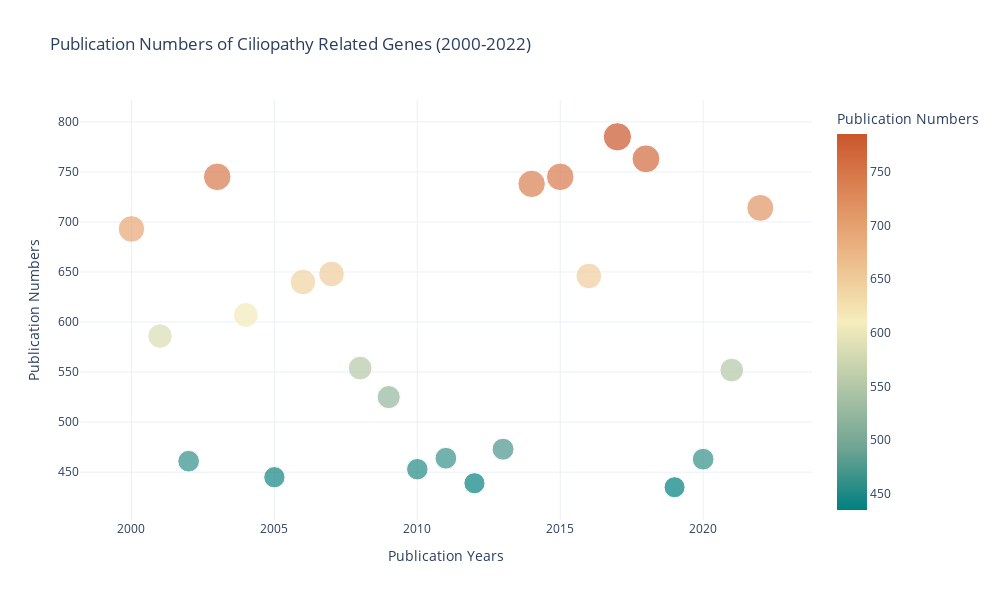

Notebook code cell kept with this figure:
### Code cell
import plotly.express as px
import pandas as pd
import random

# 生成测试数据
years = list(range(2000, 2023))
publications = [random.randint(400, 800) for _ in years]
keywords = [f"Keyword_{year}" for year in years]
numbers = [random.randint(1, 10) for _ in years]

data = {'Year': years, 'Publications': publications, 'Keywords': keywords, 'Numbers': numbers}

df = pd.DataFrame(data)

# 使用plotly进行绘图
fig = px.scatter(df, 
                 x='Year', 
                 y='Publications', 
                 size='Publications',
                 color='Publications',
                 hover_name='Keywords',
                 hover_data=['Keywords', 'Numbers'],  # 添加了Keywords和Numbers到悬浮数据中
                 size_max=20,
                 title='Publication Numbers of Ciliopathy Related Genes (2000-2022)',
                 labels={"Publications": "Publication Numbers", "Year": "Publication Years"},
                 color_continuous_scale="Geyser",  # _r表示颜色反转
                #  color_continuous_scale=px.colors.sequential.Viridis
                 )

fig.update_layout(
    # font=dict(family="Arial", size=14),
    template="plotly_white",
    # template="simple_white",
    width=1000,  # 图表宽度
    height=600,  # 图表高度
)

fig.update_traces(marker_symbol='circle')

# 显示图表
fig.show()

### Figure 1 — Plotly figure (JSON) as saved in the notebook; plotly's stock layout.template omitted (floating-point values rounded to 4 significant figures)
{"data": [{"customdata": [["Keyword_2000", 1], ["Keyword_2001", 10], ["Keyword_2002", 5], ["Keyword_2003", 6], ["Keyword_2004", 5], ["Keyword_2005", 10], ["Keyword_2006", 4], ["Keyword_2007", 6], ["Keyword_2008", 5], ["Keyword_2009", 3], ["Keyword_2010", 8], ["Keyword_2011", 2], ["Keyword_2012", 3], ["Keyword_2013", 1], ["Keyword_2014", 6], ["Keyword_2015", 5], ["Keyword_2016", 10], ["Keyword_2017", 7], ["Keyword_2018", 6], ["Keyword_2019", 9], ["Keyword_2020", 4], ["Keyword_2021", 8], ["Keyword_2022", 9]], "hovertemplate": "<b>%{hovertext}</b><br><br>Publication Years=%{x}<br>Publication Numbers=%{marker.color}<br>Keywords=%{customdata[0]}<br>Numbers=%{customdata[1]}<extra></extra>", "hovertext": ["Keyword_2000", "Keyword_2001", "Keyword_2002", "Keyword_2003", "Keyword_2004", "Keyword_2005", "Keyword_2006", "Keyword_2007", "Keyword_2008", "Keyword_2009", "Keyword_2010", "Keyword_2011", "Keyword_2012", "Keyword_2013", "Keyword_2014", "Keyword_2015", "Keyword_2016", "Keyword_2017", "Keyword_2018", "Keyword_2019", "Keyword_2020", "Keyword_2021", "Keyword_2022"], "legendgroup": "", "marker": {"color": [693, 586, 461, 745, 607, 445, 640, 648, 554, 525, 453, 464, 439, 473, 738, 745, 646, 785, 763, 435, 463, 552, 714], "coloraxis": "coloraxis", "size": [693, 586, 461, 745, 607, 445, 640, 648, 554, 525, 453, 464, 439, 473, 738, 745, 646, 785, 763, 435, 463, 552, 714], "sizemode": "area", "sizeref": 1.962, "symbol": "circle"}, "mode": "markers", "name": "", "orientation": "v", "showlegend": false, "type": "scatter", "x": [2000, 2001, 2002, 2003, 2004, 2005, 2006, 2007, 2008, 2009, 2010, 2011, 2012, 2013, 2014, 2015, 2016, 2017, 2018, 2019, 2020, 2021, 2022], "xaxis": "x", "y": [693, 586, 461, 745, 607, 445, 640, 648, 554, 525, 453, 464, 439, 473, 738, 745, 646, 785, 763, 435, 463, 552, 714], "yaxis": "y"}], "layout": {"coloraxis": {"colorbar": {"title": {"text": "Publication Numbers"}}, "colorscale": [[0, "rgb(0, 128, 128)"], [0.1667, "rgb(112, 164, 148)"], [0.3333, "rgb(180, 200, 168)"], [0.5, "rgb(246, 237, 189)"], [0.6667, "rgb(237, 187, 138)"], [0.8333, "rgb(222, 138, 90)"], [1, "rgb(202, 86, 44)"]]}, "height": 600, "legend": {"itemsizing": "constant", "tracegroupgap": 0}, "title": {"text": "Publication Numbers of Ciliopathy Related Genes (2000-2022)"}, "width": 1000, "xaxis": {"anchor": "y", "domain": [0, 1], "title": {"text": "Publication Years"}}, "yaxis": {"anchor": "x", "domain": [0, 1], "title": {"text": "Publication Numbers"}}}}
